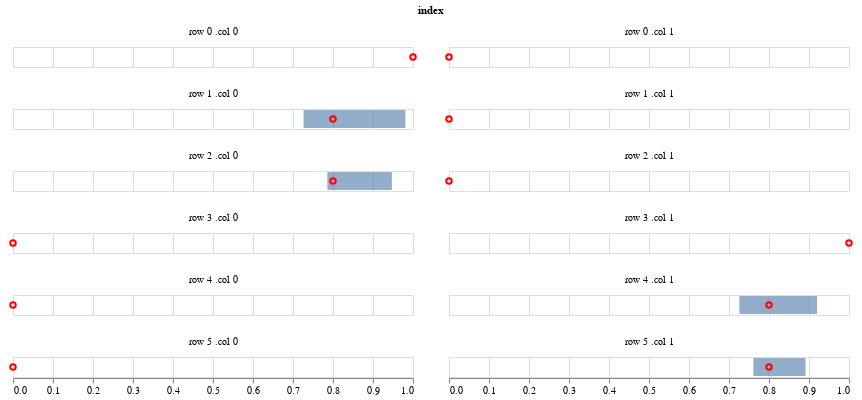

Notebook cell for this chart:
### Code cell
estimates = load_obj('beta_mean', log_dir).reshape(20, 1, 6, 2)
get_credible_interval_beta(estimates)

### Figure 1 — Vega-Lite specification as saved in the notebook (floating-point values rounded to 4 significant figures)
{"config": {"view": {"continuousWidth": 400, "continuousHeight": 300}}, "data": {"name": "data-dd912cffbda605d304671497f0b7b908"}, "facet": {"type": "nominal", "field": "index"}, "spec": {"layer": [{"mark": {"type": "bar", "opacity": 0.6}, "encoding": {"x": {"type": "quantitative", "field": "q1", "title": null}, "x2": {"field": "q2", "title": null}}}, {"mark": {"type": "point", "color": "red", "opacity": 1}, "encoding": {"x": {"type": "quantitative", "field": "data", "title": null}}}]}, "columns": 2, "$schema": "https://vega.github.io/schema/vega-lite/v4.8.1.json", "datasets": {"data-dd912cffbda605d304671497f0b7b908": [{"row": 0, "col": 0, "q1": 1.0, "q2": 1.0, "data": 1.0, "index": "row 0 .col 0"}, {"row": 0, "col": 1, "q1": 0.0, "q2": 0.0, "data": 0.0, "index": "row 0 .col 1"}, {"row": 1, "col": 0, "q1": 0.7264, "q2": 0.981, "data": 0.8, "index": "row 1 .col 0"}, {"row": 1, "col": 1, "q1": 0.0, "q2": 0.0, "data": 0.0, "index": "row 1 .col 1"}, {"row": 2, "col": 0, "q1": 0.7859, "q2": 0.9472, "data": 0.8, "index": "row 2 .col 0"}, {"row": 2, "col": 1, "q1": 0.0, "q2": 0.0, "data": 0.0, "index": "row 2 .col 1"}, {"row": 3, "col": 0, "q1": 0.0, "q2": 0.0, "data": 0.0, "index": "row 3 .col 0"}, {"row": 3, "col": 1, "q1": 1.0, "q2": 1.0, "data": 1.0, "index": "row 3 .col 1"}, {"row": 4, "col": 0, "q1": 0.0, "q2": 0.0, "data": 0.0, "index": "row 4 .col 0"}, {"row": 4, "col": 1, "q1": 0.726, "q2": 0.92, "data": 0.8, "index": "row 4 .col 1"}, {"row": 5, "col": 0, "q1": 0.0, "q2": 0.0, "data": 0.0, "index": "row 5 .col 0"}, {"row": 5, "col": 1, "q1": 0.7609, "q2": 0.8914, "data": 0.8, "index": "row 5 .col 1"}]}}
